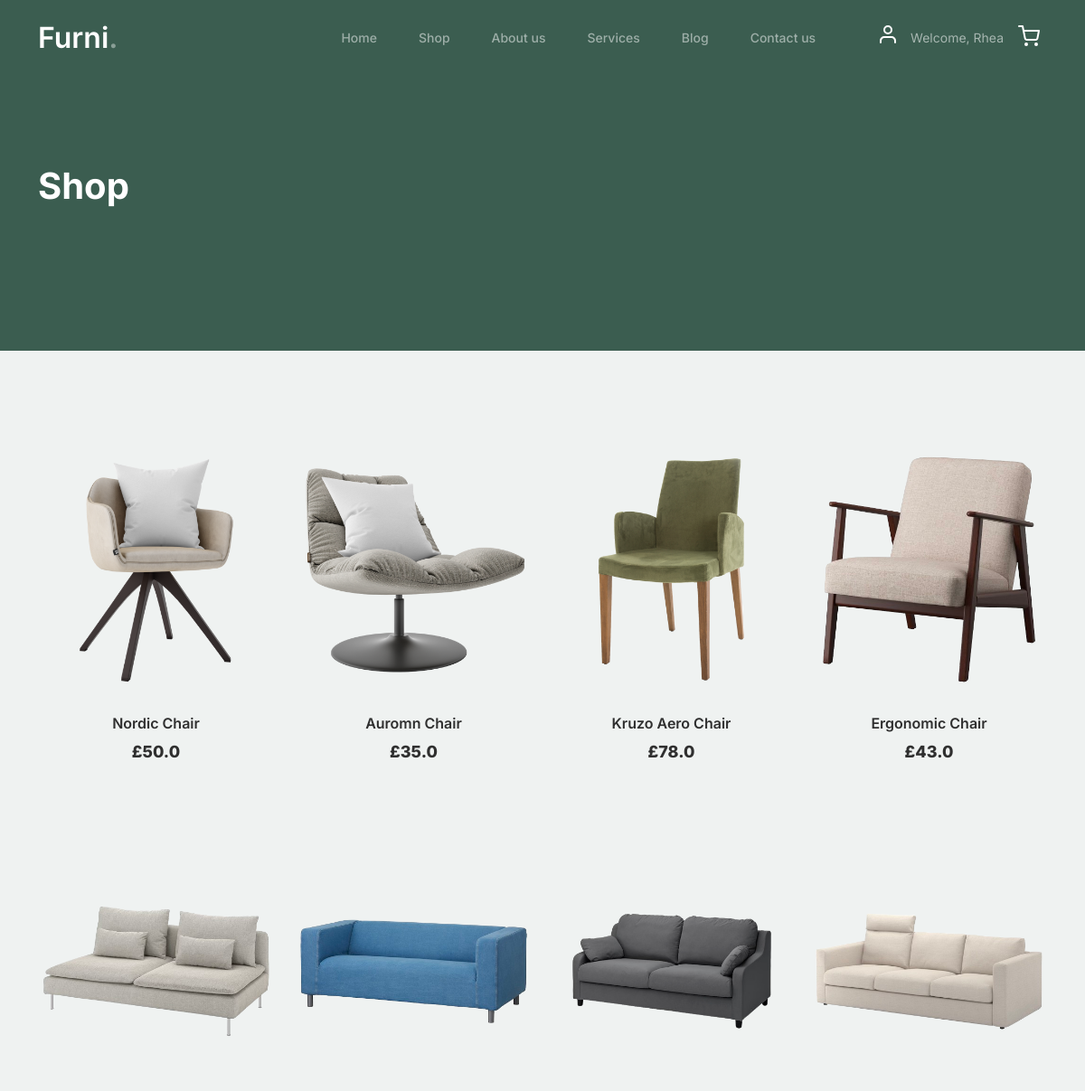
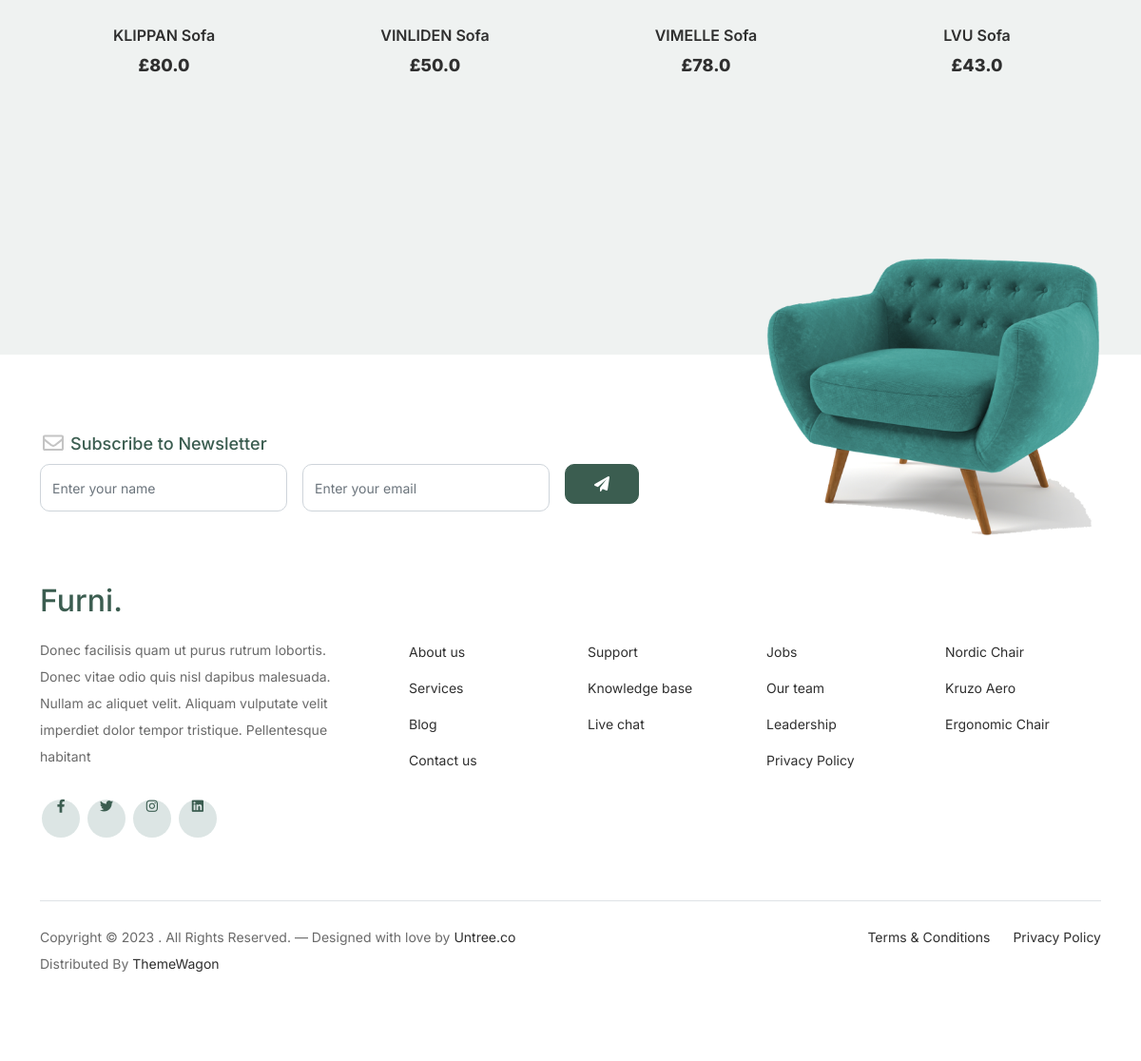
/shop (signed in), run on the app's committed database (2 pictures, top to bottom).
### website/models.py (models this page shows)
class Users(db.Model, UserMixin):
    id = db.Column(db.Integer, primary_key=True)
    name = db.Column(db.String(200), nullable=False)
    email = db.Column(db.String(200), nullable=False, unique=True)
    password = db.Column(db.String(200), nullable=False)

class Furni(db.Model):
    id = db.Column(db.Integer, primary_key=True)
    name = db.Column(db.String(200), nullable=False)
    price = db.Column(db.Float)
    image_path = db.Column(db.String(255), nullable=True)
    item_stock= db.Column(db.Integer)

### website/views.py (the view)
@views.route('/shop')
def shop():
    items = Furni.query.all()
    return render_template("shop.html", items=items)

### website/views.py (called while the page is built)
@login_required
@login_manager.user_loader
def load_user(user_id):
    return Users.query.get(int(user_id))

### website/templates/shop.html (shortened to what this page needs)
<html>
  <body>
    {% extends "base.html"%}{%block content%}
    <div class="hero">
      <div class="container">
        <div class="row justify-content-between">
          <div class="col-lg-5">
            <div class="intro-excerpt">
              <h1>Shop</h1>
            </div>
          </div>
          <div class="col-lg-7"></div>
        </div>
      </div>
    </div>
    <div class="untree_co-section product-section before-footer-section">
      <div class="container">
        <div class="row">
          {% for item in items%}
          <div class="col-12 col-md-4 col-lg-3 mb-5">
            <a
              class="product-item"
              href=""
              data-item-id="{{ item.id}}"
              data-item-name="{{ item.name }}"
              data-item-price="{{ item.price }}"
              data-item-image="{{ item.image_path}}"
              onclick="addToCart(event, this)"
            >
              <img
                src="{{ item.image_path }}"
                class="img-fluid product-thumbnail"
              />
              <h3 class="product-title">{{ item.name }}</h3>
              <strong class="product-price">£{{ item.price }}</strong>
            </a>
          </div>
          {% endfor %}
        </div>
      </div>
    </div>
    <footer class="footer-section">
      <div class="container relative">
        <div class="sofa-img">
          <img src="static/images/sofa.png" alt="Image" class="img-fluid" />
        </div>
        <div class="row">
          <div class="col-lg-8">
            <div class="subscription-form">
              <h3 class="d-flex align-items-center">
                <span class="me-1"
                  ><img
                    src="static/images/envelope-outline.svg"
                    alt="Image"
                    class="img-fluid" /></span
                ><span>Subscribe to Newsletter</span>
              </h3>
              <form action="#" class="row g-3">
                <div class="col-auto">
                  <input
                    type="text"
                    class="form-control"
                    placeholder="Enter your name"
                  />
                </div>
                <div class="col-auto">
                  <input
                    type="email"
                    class="form-control"
                    placeholder="Enter your email"
                  />
                </div>
                <div class="col-auto">
                  <button class="btn btn-primary">
                    <span class="fa fa-paper-plane"></span>
                  </button>
                </div>
              </form>
            </div>
          </div>
        </div>
        <div class="row g-5 mb-5">
          <div class="col-lg-4">
            <div class="mb-4 footer-logo-wrap">
              <a href="#" class="footer-logo">Furni<span>.</span></a>
            </div>
            <p class="mb-4">
              Donec facilisis quam ut purus rutrum lobortis. Donec vitae odio
              quis nisl dapibus malesuada. Nullam ac aliquet velit. Aliquam
              vulputate velit imperdiet dolor tempor tristique. Pellentesque
              habitant
            </p>
            <ul class="list-unstyled custom-social">
              <li>
                <a href="#"><span class="fa fa-brands fa-facebook-f"></span></a>
              </li>
              <li>
                <a href="#"><span class="fa fa-brands fa-twitter"></span></a>
              </li>
              <li>
                <a href="#"><span class="fa fa-brands fa-instagram"></span></a>
              </li>
              <li>
                <a href="#"><span class="fa fa-brands fa-linkedin"></span></a>
              </li>
            </ul>
          </div>
          <div class="col-lg-8">
            <div class="row links-wrap">
              <div class="col-6 col-sm-6 col-md-3">
                <ul class="list-unstyled">
                  <li><a href="#">About us</a></li>
                  <li><a href="#">Services</a></li>
                  <li><a href="#">Blog</a></li>
                  <li><a href="#">Contact us</a></li>
                </ul>
              </div>
              <div class="col-6 col-sm-6 col-md-3">
                <ul class="list-unstyled">
                  <li><a href="#">Support</a></li>
                  <li><a href="#">Knowledge base</a></li>
                  <li><a href="#">Live chat</a></li>
                </ul>
              </div>
              <div class="col-6 col-sm-6 col-md-3">
                <ul class="list-unstyled">
                  <li><a href="#">Jobs</a></li>
                  <li><a href="#">Our team</a></li>
                  <li><a href="#">Leadership</a></li>
                  <li><a href="#">Privacy Policy</a></li>
                </ul>
              </div>
              <div class="col-6 col-sm-6 col-md-3">
                <ul class="list-unstyled">
                  <li><a href="#">Nordic Chair</a></li>
                  <li><a href="#">Kruzo Aero</a></li>
                  <li><a href="#">Ergonomic Chair</a></li>
                </ul>
              </div>
            </div>
          </div>
        </div>
        <div class="border-top copyright">
          <div class="row pt-4">
            <div class="col-lg-6">
              <p class="mb-2 text-center text-lg-start">
                Copyright &copy;
                . All Rights Reserved. &mdash; Designed with love by
                <a href="https://untree.co">Untree.co</a> Distributed By
                <a href="https://themewagon.com">ThemeWagon</a>
              </p>
            </div>
            <div class="col-lg-6 text-center text-lg-end">
              <ul class="list-unstyled d-inline-flex ms-auto">
                <li class="me-4"><a href="#">Terms &amp; Conditions</a></li>
                <li><a href="#">Privacy Policy</a></li>
              </ul>
            </div>
          </div>
        </div>
      </div>
    </footer>
    {%endblock%}

### website/templates/base.html (shortened to what this page needs)
<!DOCTYPE html>
<html lang="en">
  <head>
    <link href="static/css/bootstrap.min.css" rel="stylesheet" />
    <link
      href="https://cdnjs.cloudflare.com/ajax/libs/font-awesome/6.0.0-beta3/css/all.min.css"
      rel="stylesheet"
    />
    <link href="static/css/tiny-slider.css" rel="stylesheet" />
    <link href="static/css/style.css" rel="stylesheet" />
  </head>
  <body>
    <nav
      class="custom-navbar navbar navbar navbar-expand-md navbar-dark bg-dark"
      arial-label="Furni navigation bar"
    >
      <div class="container">
        <a class="navbar-brand" href="home">Furni<span>.</span></a>
        <div class="collapse navbar-collapse" id="navbarsFurni">
          <ul class="custom-navbar-nav navbar-nav ms-auto mb-2 mb-md-0">
            <li><a class="nav-link" href="home">Home</a></li>
            <li><a class="nav-link" href="shop">Shop</a></li>
            <li><a class="nav-link" href="about">About us</a></li>
            <li><a class="nav-link" href="services">Services</a></li>
            <li><a class="nav-link" href="blog">Blog</a></li>
            <li><a class="nav-link" href="contact">Contact us</a></li>
          </ul>
          <ul class="custom-navbar-cta navbar-nav mb-2 mb-md-0 ms-5">
            <li>
              {% if current_user.is_authenticated %}
              <a class="nav-link" href="{{ url_for('views.account') }}">
                <img src="static/images/user.svg" />
              </a>
              {%else%}
              <a class="nav-link" href="{{ url_for('views.login') }}">
                <img src="static/images/user.svg" />
              </a>
              {%endif%}
            </li>
            {% if current_user.is_authenticated %}
            <span class="nav-link"> Welcome, {{ current_user.name }}</span>
            {% endif %}
            <li>
              <a class="nav-link" href="cart"
                ><img src="static/images/cart.svg"
              /></a>
            </li>
          </ul>
        </div>
      </div>
    </nav>
    {%block content%} {%endblock%}
  </body>
</html>

### data on the page
Users: name "Rhea"
Furni: image_path (picture), name "Nordic Chair", price "50.0"
Furni: image_path (picture), name "Auromn Chair", price "35.0"
Furni: image_path (picture), name "Kruzo Aero Chair", price "78.0"
Furni: image_path (picture), name "Ergonomic Chair", price "43.0"
Furni: image_path (picture), name "KLIPPAN Sofa", price "80.0"
Furni: image_path (picture), name "VINLIDEN Sofa", price "50.0"
Furni: image_path (picture), name "VIMELLE Sofa", price "78.0"
Furni: image_path (picture), name "LVU Sofa", price "43.0"
